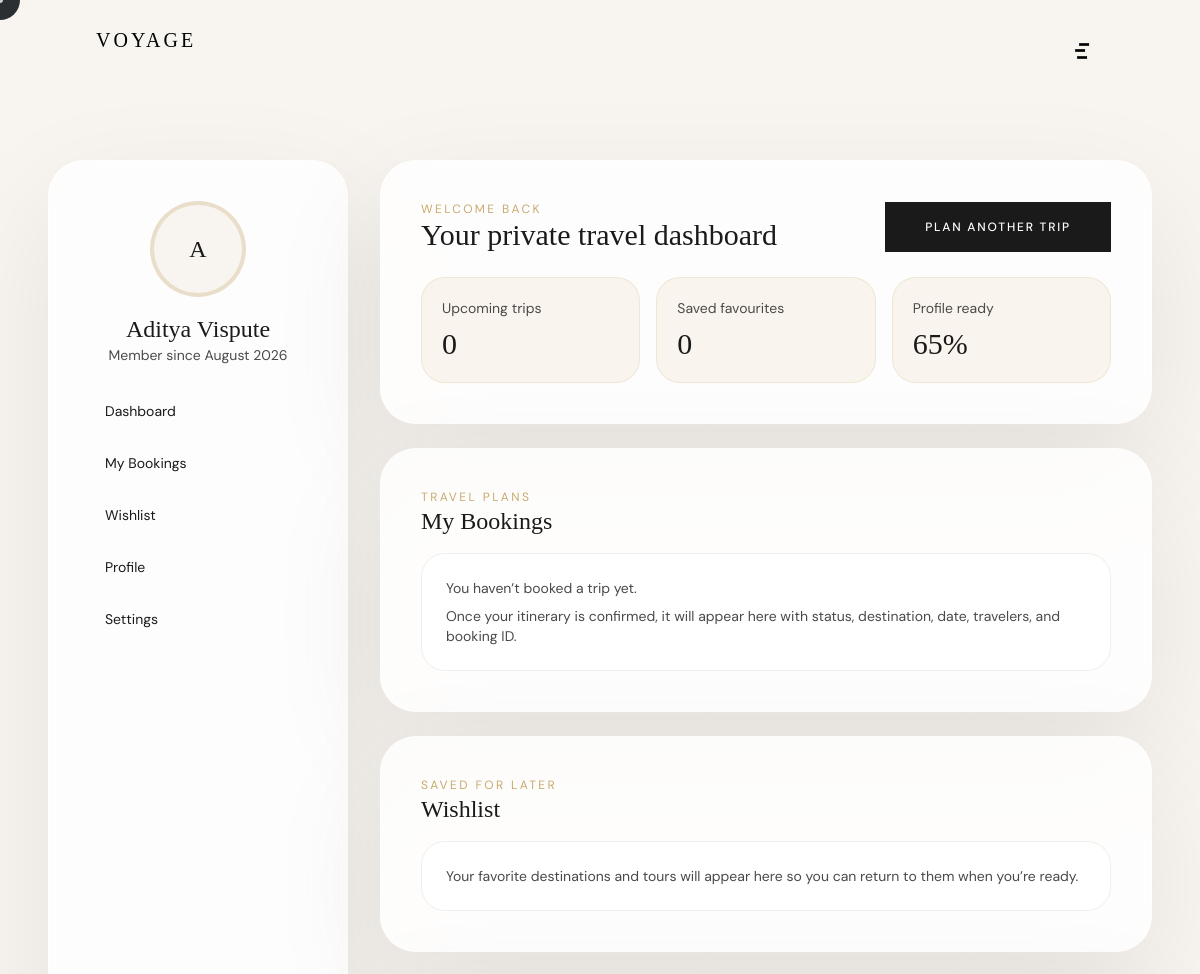
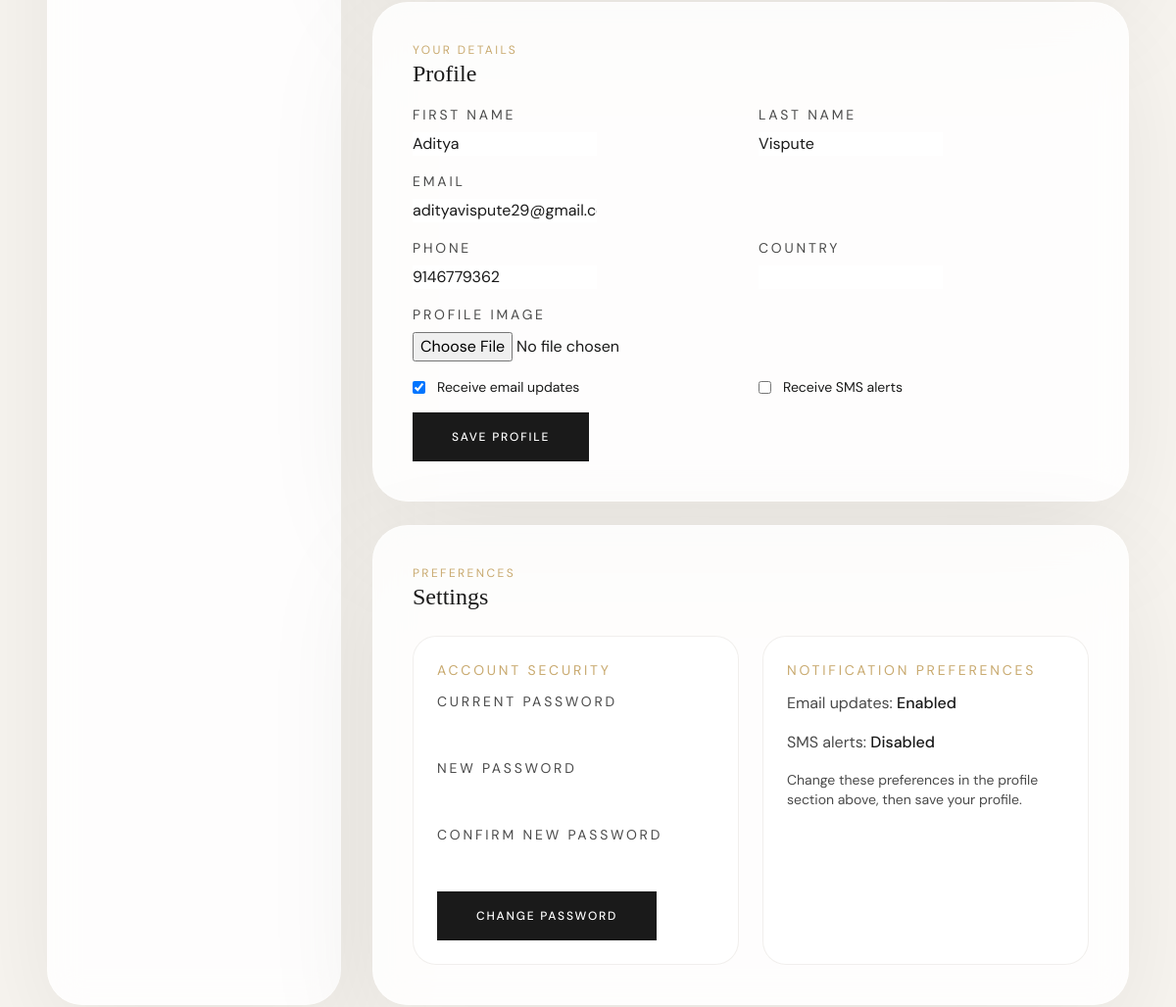
The page /accounts/profile/ (signed in, upper part) on the database as committed earlier (2 pictures, top to bottom).
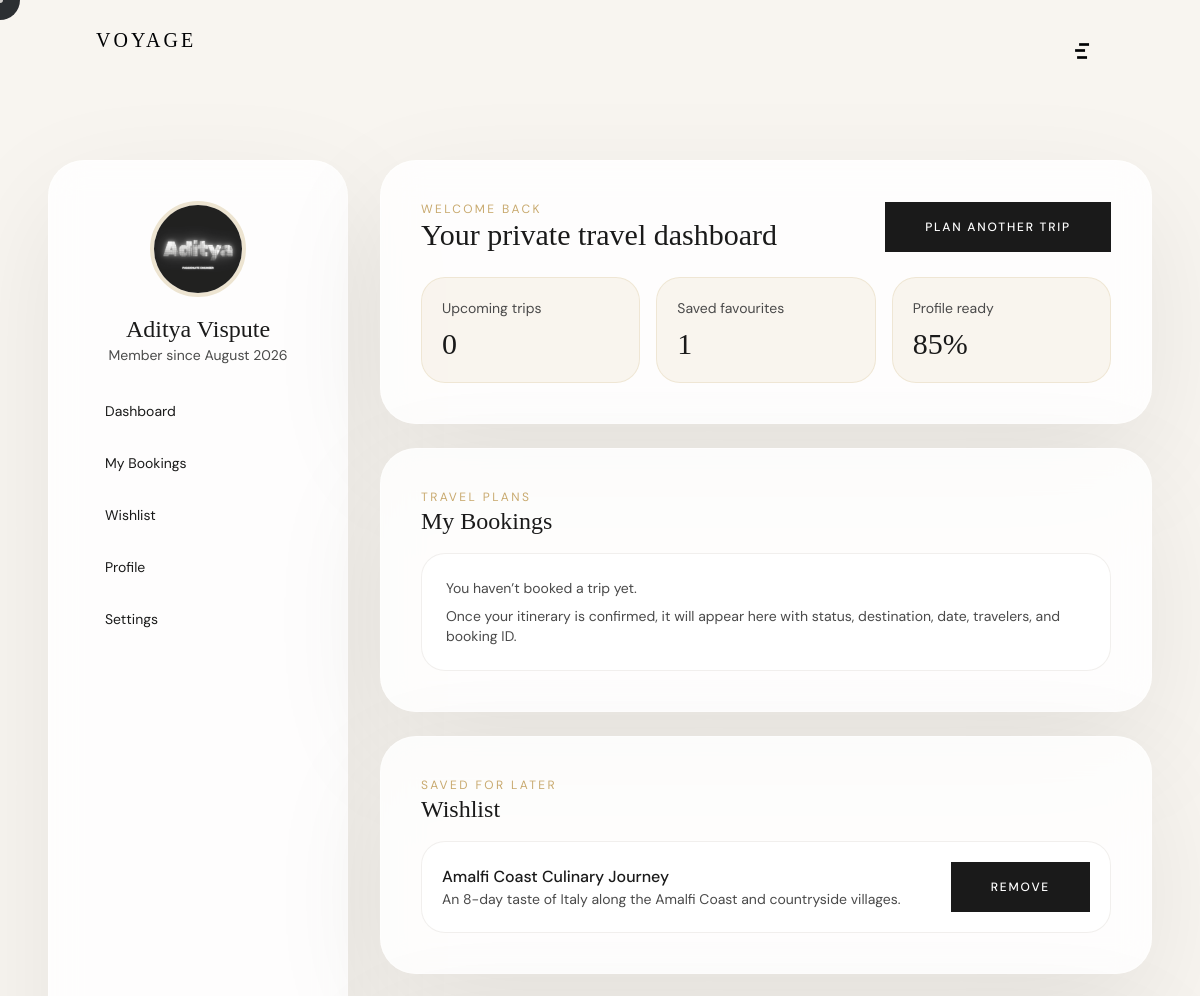
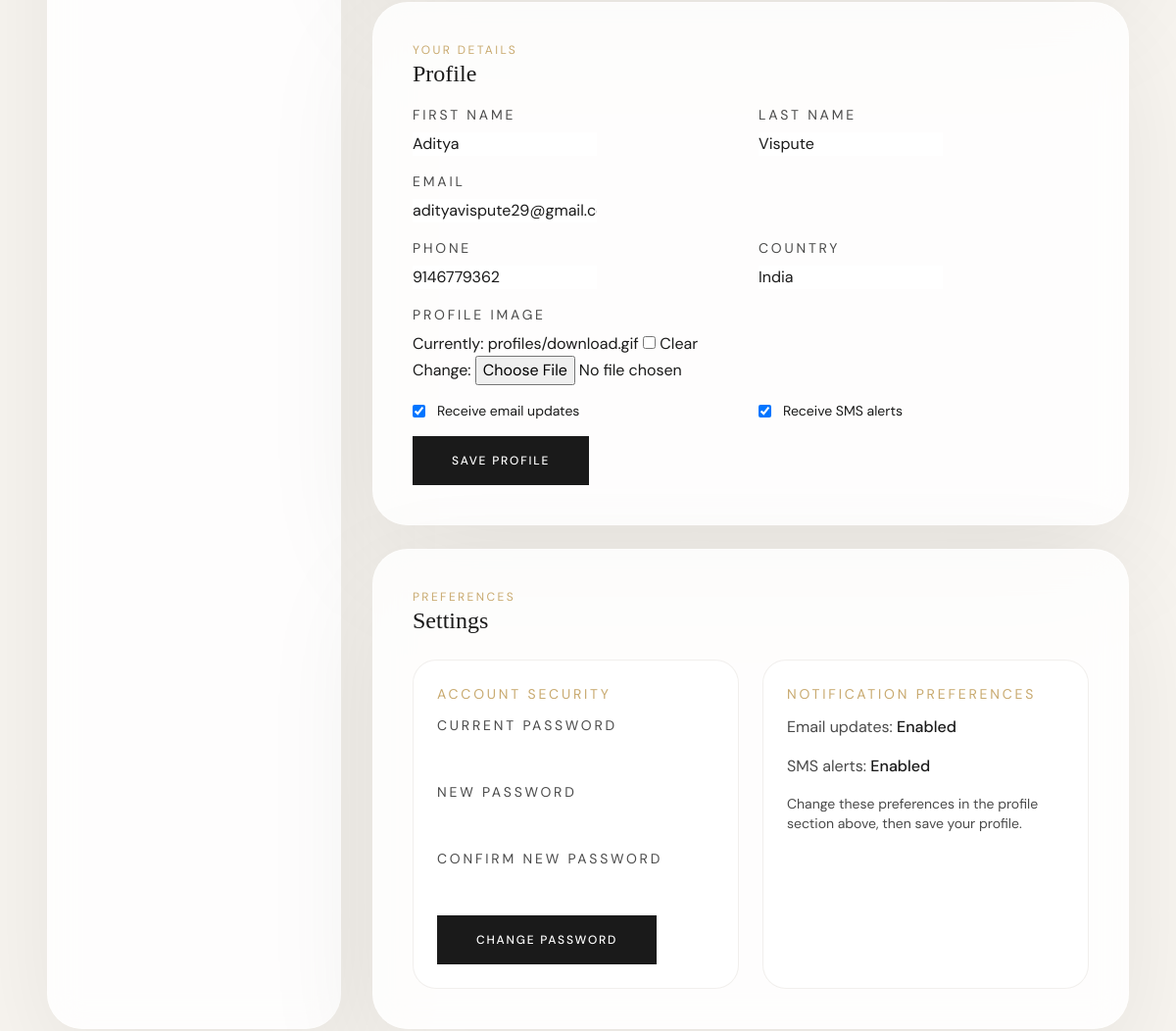
The same page on the database as committed later (2 pictures, top to bottom).
### apps/accounts/models.py (models this page shows, shortened)
class User(AbstractUser):
    phone = models.CharField(max_length=30, blank=True)
    profile_image = models.ImageField(upload_to='profiles/', blank=True, null=True)
    country = models.CharField(max_length=80, blank=True)
    is_verified = models.BooleanField(default=False)
    notification_emails = models.BooleanField(default=True)
    notification_sms = models.BooleanField(default=False)
    role = models.CharField(
        max_length=20,
        choices=ROLE_CHOICES,
        default='customer'
    )

class WishlistItem(models.Model):
    user = models.ForeignKey(User, on_delete=models.CASCADE, related_name='wishlist_items')
    destination = models.ForeignKey('core.Destination', null=True, blank=True, on_delete=models.CASCADE)
    tour = models.ForeignKey('core.Tour', null=True, blank=True, on_delete=models.CASCADE)
    created_at = models.DateTimeField(auto_now_add=True)
    class Meta:
        ordering = ['-created_at']
        constraints = [
            models.UniqueConstraint(fields=['user', 'destination'], name='unique_user_destination', condition=Q(destination__isnull=False)),
            models.UniqueConstraint(fields=['user', 'tour'], name='unique_user_tour', condition=Q(tour__isnull=False)),
        ]

### apps/core/models.py (models this page shows, shortened)
class Tour(models.Model):
    name = models.CharField(max_length=200)
    slug = models.SlugField(max_length=200, unique=True, blank=True, null=True)
    summary = models.CharField(max_length=255, blank=True)
    destinations = models.ManyToManyField('Destination', related_name='tours')
    duration = models.CharField(max_length=100, blank=True)
    duration_days = models.IntegerField(default=0)
    price_per_person = models.DecimalField(max_digits=10, decimal_places=2)
    budget_range = models.CharField(max_length=100, blank=True)
    transport_modes = models.JSONField(blank=True, default=list)
    hotels = models.JSONField(blank=True, default=list)
    meals = models.JSONField(blank=True, default=list)
    guides = models.JSONField(blank=True, default=list)
    seats_available = models.IntegerField(default=0)
    max_capacity = models.IntegerField(default=0)
    overview = models.TextField(blank=True)
    itinerary = models.JSONField(blank=True, default=list)
    included_items = models.JSONField(blank=True, default=list)
    excluded_items = models.JSONField(blank=True, default=list)
    gallery = models.JSONField(blank=True, default=list)
    reviews = models.JSONField(blank=True, default=list)
    rating = models.DecimalField(max_digits=3, decimal_places=1, default=4.8)
    hero_image = models.URLField(blank=True)
    image = models.URLField(blank=True)
    is_featured = models.BooleanField(default=False)
    order = models.IntegerField(default=0)
    class Meta:
        ordering = ['order']

### apps/accounts/views.py (the view, shortened to what this page needs)
# urls.py: path('profile/', views.profile_view, name='profile'),
@login_required
def profile_view(request):
    user = request.user
    profile_form = ProfileForm(request.POST or None, request.FILES or None, instance=user)
    password_form = PasswordChangeForm(user=user, data=request.POST or None)
    bookings = user.bookings.select_related('tour').all()
    wishlist_items = user.wishlist_items.select_related('destination', 'tour').all()
    upcoming_count = bookings.filter(status__in=['pending', 'confirmed']).count()
    favorites_count = wishlist_items.count()
    profile_completion = 55 + int(bool(user.phone)) * 10 + int(bool(user.country)) * 10 + int(bool(user.profile_image)) * 10
    profile_completion = min(profile_completion, 100)
    return render(request, 'accounts/profile.html', {
        'form': profile_form,
        'password_form': password_form,
        'user': user,
        'bookings': bookings,
        'wishlist_items': wishlist_items,
        'upcoming_count': upcoming_count,
        'favorites_count': favorites_count,
        'profile_completion': profile_completion,
    })

### apps/accounts/forms.py
class ProfileForm(forms.ModelForm):
    class Meta:
        model = User
        fields = ('first_name', 'last_name', 'email', 'phone', 'country', 'profile_image', 'notification_emails', 'notification_sms')
        widgets = {
            'notification_emails': forms.CheckboxInput(attrs={'class': 'form-checkbox'}),
            'notification_sms': forms.CheckboxInput(attrs={'class': 'form-checkbox'}),
        }

### apps/core/context_processors.py (called while the page is built)
def site_settings(request):
    try:
        settings = SiteSettings.load()
    except Exception:
        settings = None
    return {'site_settings': settings}

### apps/core/models.py (called while the page is built)
    @classmethod
    def load(cls):
        obj, _ = cls.objects.get_or_create(pk=1)
        return obj

### templates/accounts/profile.html (shortened to what the changed rows need)
{% extends 'base.html' %}
{% block content %}
<section class="pt-32 pb-24 md:pt-40 md:pb-40 bg-cream">
  <div class="max-w-7xl mx-auto px-6 md:px-12">
    <div class="grid grid-cols-1 lg:grid-cols-[300px_1fr] gap-8">
      <aside class="glass-card space-y-6">
        <div class="text-center">
          {% if user.profile_image %}
            <img src="{{ user.profile_image.url }}" class="w-24 h-24 rounded-full mx-auto object-cover border-4 border-gold/30" alt="Profile">
          {% else %}
            <div class="w-24 h-24 rounded-full bg-cream mx-auto border-4 border-gold/30 flex items-center justify-center text-2xl font-heading text-ink">{{ user.get_full_name|default:user.username|slice:':1'|upper }}</div>
          {% endif %}
          <h3 class="mt-4 text-2xl font-heading text-ink">{{ user.get_full_name|default:user.username }}</h3>
          <p class="text-sm text-ink-muted">Member since {{ user.date_joined|date:"F Y" }}</p>
        </div>
      </aside>
      <div class="space-y-6">
        <section id="overview" class="glass-card">
          <div class="flex items-center justify-between gap-4">
            <div>
              <h2 class="text-3xl font-heading text-ink">Your private travel dashboard</h2>
            </div>
          </div>
          <div class="mt-6 grid grid-cols-1 md:grid-cols-3 gap-4">
            <div class="rounded-[24px] border border-gold/20 bg-gold/10 p-5">
              <p class="text-sm text-ink-muted">Saved favourites</p>
              <p class="mt-2 text-3xl font-heading text-ink">{{ favorites_count }}</p>
            </div>
            <div class="rounded-[24px] border border-gold/20 bg-gold/10 p-5">
              <p class="text-sm text-ink-muted">Profile ready</p>
              <p class="mt-2 text-3xl font-heading text-ink">{{ profile_completion }}%</p>
            </div>
          </div>
        </section>
        <section id="wishlist" class="glass-card">
          {% if wishlist_items.exists %}
          <div class="space-y-4">
            {% for item in wishlist_items %}
            <div class="rounded-[24px] border border-stone/20 bg-white/70 p-5 flex flex-col gap-3 md:flex-row md:items-center md:justify-between">
              <div>
                {% if item.destination %}
                  <p class="text-base font-medium text-ink">{{ item.destination.name }}</p>
                  <p class="text-sm text-ink-muted">{{ item.destination.country }}</p>
                {% elif item.tour %}
                  <p class="text-base font-medium text-ink">{{ item.tour.name }}</p>
                  <p class="text-sm text-ink-muted">{{ item.tour.summary }}</p>
                {% else %}
                  <p class="text-base font-medium text-ink">Saved item</p>
                {% endif %}
              </div>
              <a href="{% url 'accounts:remove_wishlist_item' item.pk %}?next={{ request.path }}" class="btn-primary">Remove</a>
            </div>
            {% endfor %}
          </div>
          {% else %}
          <div class="rounded-[24px] border border-stone/20 p-6 text-sm text-ink-muted bg-white/70">
            <p>Your favorite destinations and tours will appear here so you can return to them when you’re ready.</p>
          </div>
          {% endif %}
        </section>
        <section id="profile" class="glass-card">
          <form method="post" enctype="multipart/form-data" class="space-y-4">
            <div class="grid grid-cols-1 md:grid-cols-2 gap-4">
              <div>
                <label class="block text-sm uppercase tracking-[0.2em] text-ink-muted mb-2">First name</label>
                {{ form.first_name }}
              </div>
              <div>
                <label class="block text-sm uppercase tracking-[0.2em] text-ink-muted mb-2">Last name</label>
                {{ form.last_name }}
              </div>
            </div>
            <div>
              <label class="block text-sm uppercase tracking-[0.2em] text-ink-muted mb-2">Email</label>
              {{ form.email }}
            </div>
            <div class="grid grid-cols-1 md:grid-cols-2 gap-4">
              <div>
                <label class="block text-sm uppercase tracking-[0.2em] text-ink-muted mb-2">Phone</label>
                {{ form.phone }}
              </div>
              <div>
                <label class="block text-sm uppercase tracking-[0.2em] text-ink-muted mb-2">Country</label>
                {{ form.country }}
              </div>
            </div>
            <div>
              <label class="block text-sm uppercase tracking-[0.2em] text-ink-muted mb-2">Profile image</label>
              {{ form.profile_image }}
            </div>
            <div class="grid grid-cols-1 md:grid-cols-2 gap-4">
              <label class="inline-flex items-center gap-3 text-sm text-ink">
                {{ form.notification_emails }}
                <span>Receive email updates</span>
              </label>
              <label class="inline-flex items-center gap-3 text-sm text-ink">
                {{ form.notification_sms }}
                <span>Receive SMS alerts</span>
              </label>
            </div>
            <button class="btn-primary" type="submit" name="save_profile">Save Profile</button>
          </form>
        </section>
        <section id="settings" class="glass-card">
          <form method="post" class="space-y-6">
            <div class="grid grid-cols-1 md:grid-cols-2 gap-6">
              <div class="rounded-[24px] border border-stone/20 bg-white/70 p-6">
                <div class="space-y-4 text-ink-muted">
                  <p>Email updates: <span class="font-medium text-ink">{{ user.notification_emails|yesno:"Enabled,Disabled" }}</span></p>
                  <p>SMS alerts: <span class="font-medium text-ink">{{ user.notification_sms|yesno:"Enabled,Disabled" }}</span></p>
                </div>
              </div>
            </div>
          </form>
        </section>
      </div>
    </div>
  </div>
</section>
{% endblock %}

Rows that differ between the two databases and show on the page:
changed User "Aditya Vispute": profile_image: picture added; country (not shown) → "India"; notification_sms "☐" → "☑"; notification_sms "Disabled" → "Enabled"; profile_image empty → "profiles/download.gif" (drawn); get_full_name "A" → (not shown)
added WishlistItem: tour.name "Amalfi Coast Culinary Journey", tour.summary "An 8-day taste of Italy along the Amalfi Coast and countryside villages."
Other text that changed with them:
{{ favorites_count }}: "0" → "1"
{{ profile_completion }}: "65" → "85"
form field profile_image: (not shown) → "☐"
text no longer shown: "Your favorite destinations and tours will appear here so you can return to them when you’re ready."
text now shown: "Currently: profiles/download.gif Clear Change:"
